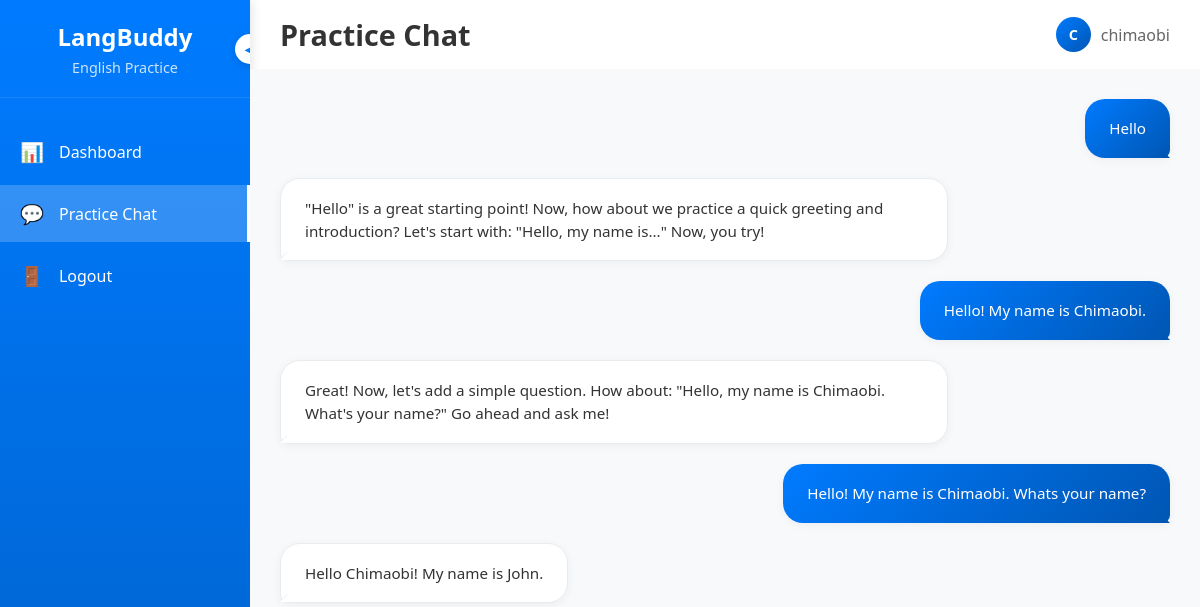
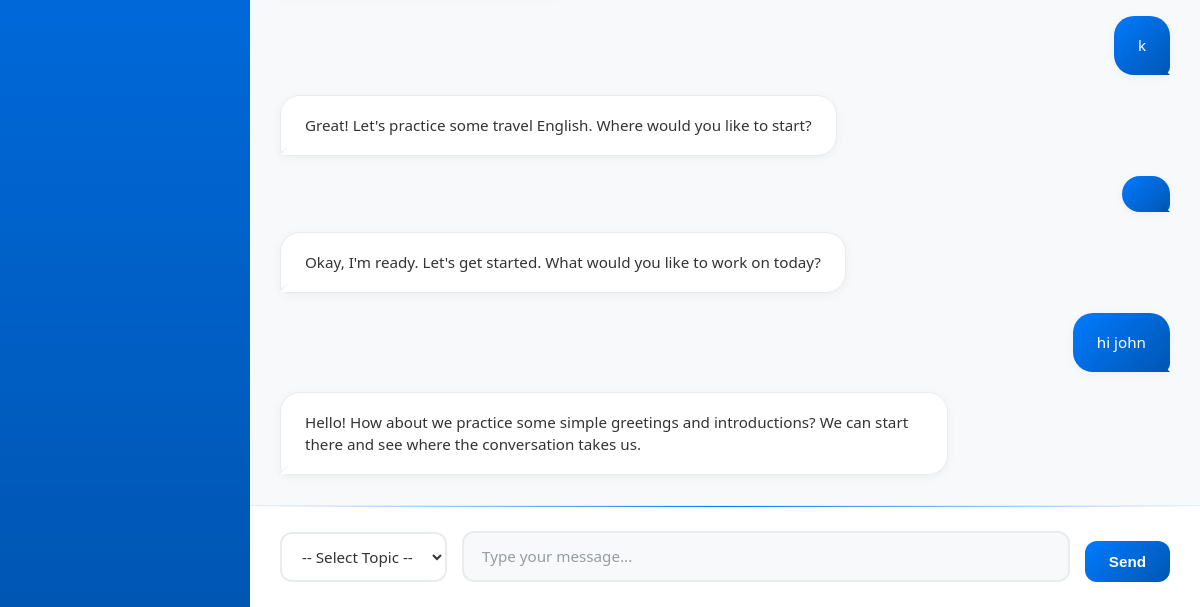
The app's page /chat/ (signed in), older data (2 pictures, top to bottom).
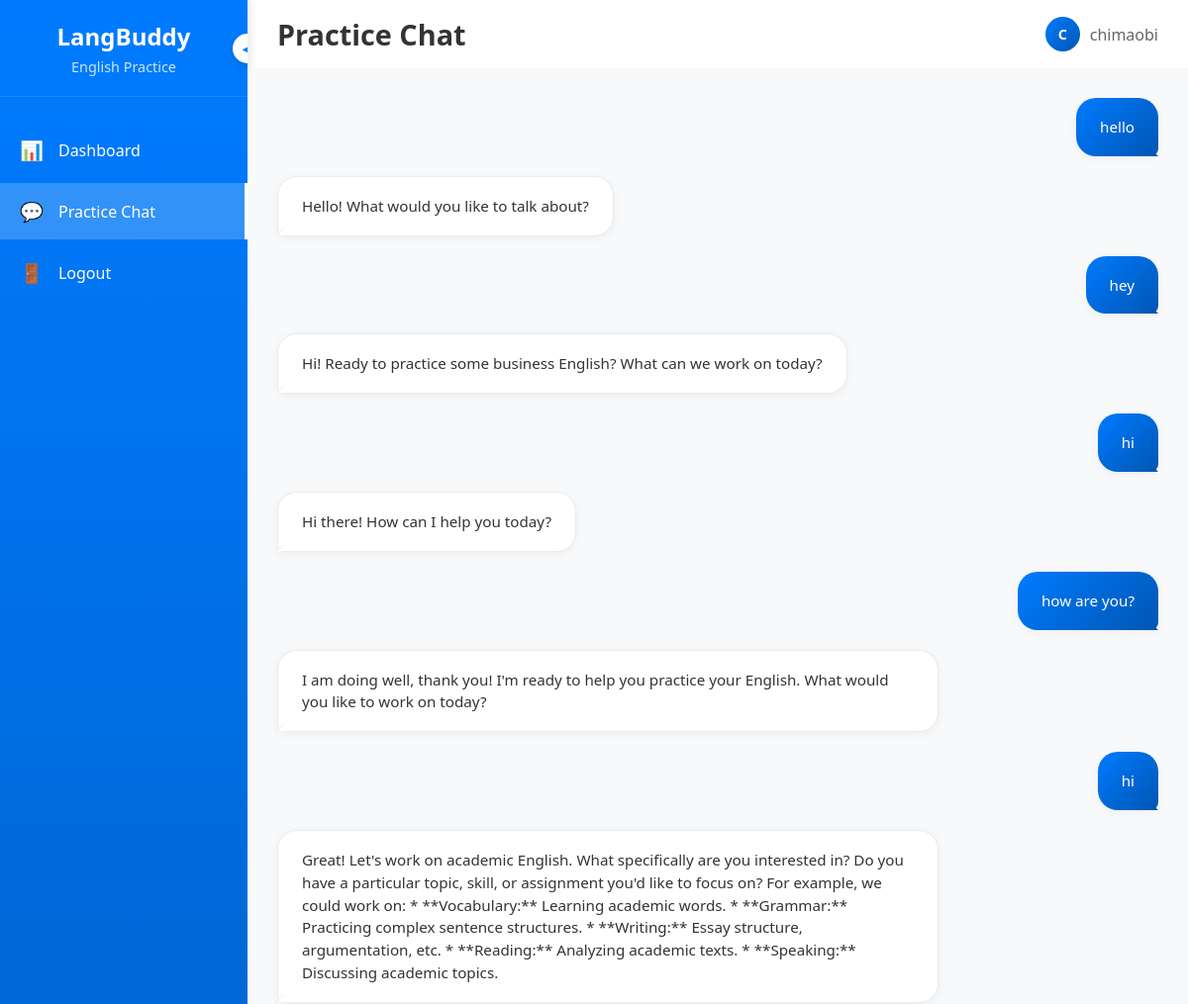
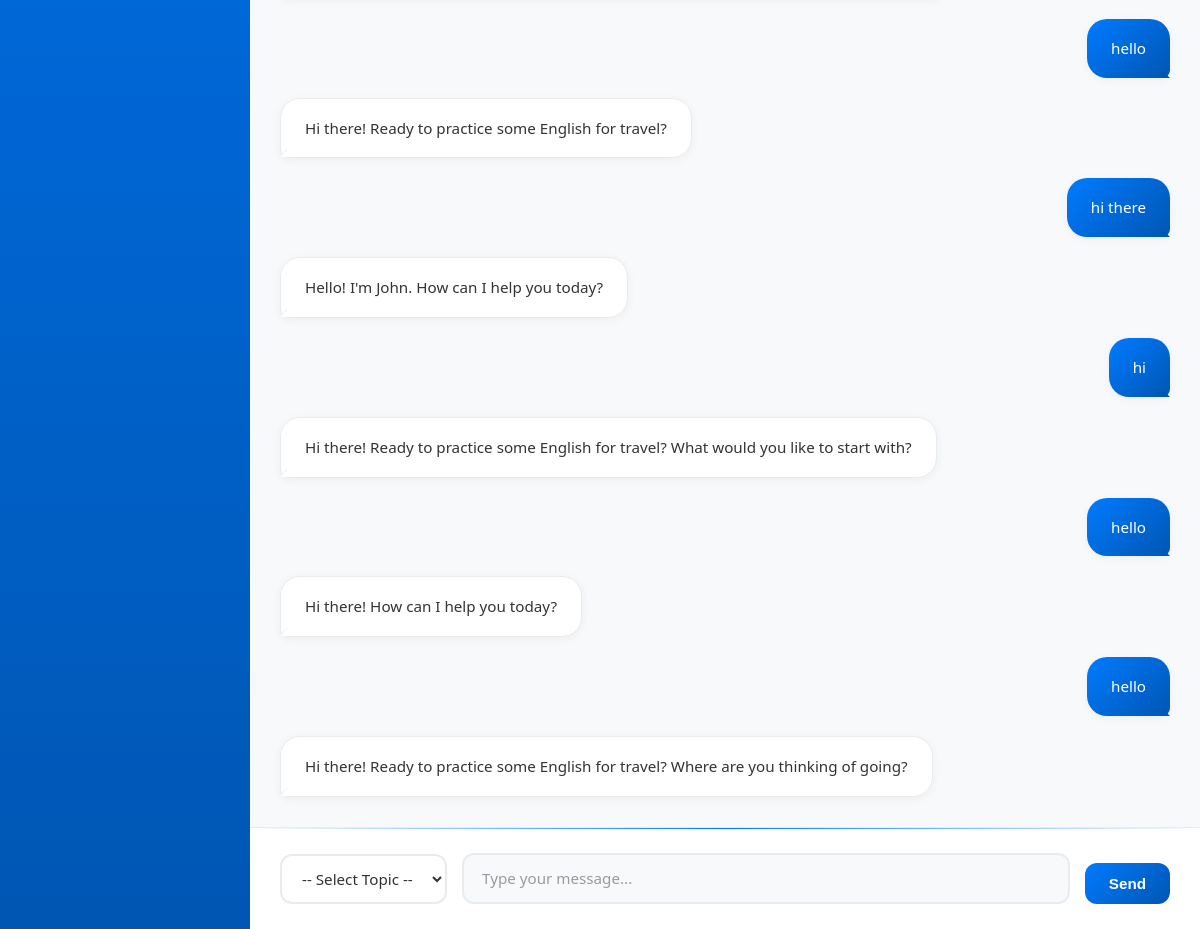
The same page, newer data (2 pictures, top to bottom).
### chatbot/models.py (models this page shows, shortened)
class Conversation(models.Model):
    CATEGORY_TOPICS = [
        ('travel', 'Travel'),
        ('business', 'Business'),
        ('academic', 'Academic'),
        ('conversational', 'Conversational')
    ]
    user = models.ForeignKey(User, on_delete=models.CASCADE, null=True, blank=True)
    user_message = models.TextField()
    ai_reply = models.TextField()
    created_at = models.DateTimeField(auto_now_add=True)
    topics = models.CharField(max_length=20, choices=CATEGORY_TOPICS, null=True, blank=True)

### chatbot/views.py (the view)
# urls.py: path('chat/', views.chat_view, name="chat_view"),
@login_required
def chat_view(request):
    selected_topic = request.session.get("selected_topic")
    if selected_topic:
        chats = Conversation.objects.filter(
            user=request.user,
            topics=selected_topic
        ).order_by('-created_at')[:10]
    else:
        chats = Conversation.objects.filter(
            user=request.user
            ).order_by('-created_at')[:10]
    chats = chats[::-1]
    return render(request, 'chat.html', {
        "chats": chats,
        "topics": selected_topic
        })

### chatbot/templates/chat.html (shortened to what this page needs)
{% load static %}
<!DOCTYPE html>
<html lang="en">
<head>
    <link rel="stylesheet" href="{% static 'assets/css/chat.css' %}">
</head>
<body>
    <div class="app-container">
        <nav class="sidebar" id="sidebar">
            <div class="sidebar-header">
                <button class="toggle-btn" onclick="toggleSidebar()">
                    <span id="toggle-icon">◀</span>
                </button>
                <h2 class="app-title">LangBuddy</h2>
                <p class="app-subtitle">English Practice</p>
            </div>
            <ul class="nav-menu">
                <li class="nav-item">
                    <a href="{% url 'dashboard' %}" class="nav-link">
                        <span class="nav-icon">📊</span>
                        <span class="nav-text">Dashboard</span>
                    </a>
                </li>
                <li class="nav-item">
                    <a href="#" class="nav-link active">
                        <span class="nav-icon">💬</span>
                        <span class="nav-text">Practice Chat</span>
                    </a>
                </li>
                <li class="nav-item">
                    <a href="#" class="nav-link" onclick="document.getElementById('logout-form').submit(); return false;">
                        <span class="nav-icon">🚪</span>
                        <span class="nav-text">Logout</span>
                    </a>
                </li>
            </ul>
        </nav>
        <main class="main-content">
            <header class="top-header">
                <div class="header-left">
                    <h1 class="page-title">Practice Chat</h1>
                </div>
                <div class="user-info">
                    <div class="user-avatar">{{ user.username.0|upper }}</div>
                    <span>{{ user.username }}</span>
                </div>
            </header>
            <div class="chat-container">
                <div id="chat-box" class="chat-box">
                    {% for chat in chats %}
                        <div class="message user">{{ chat.user_message }}</div>
                        <div class="message ai">{{ chat.ai_reply }}</div>
                    {% endfor %}
                </div>
                <form id="chat-form" class="chat-form">
                    <select id="topic-select" name="topics" required>
                        <option value="" disabled {% if not topics %}selected{% endif %}>-- Select Topic --</option>
                    </select>
                    <textarea id="chat-message" placeholder="Type your message..." rows="1" required></textarea>
                    <button id="send-btn" type="submit" disabled>Send</button>
                </form>
            </div>
        </main>
    </div>
</body>
</html>

Row changes from the older to the newer data that the page shows:
removed Conversation: user_message "Hello", ai_reply "\"Hello\" is a great starting point! Now, how about we practice a quick greeting and introduction? Let's start with: \"Hello, my name is...\" Now, you try!"
removed Conversation: user_message "Hello! My name is Chimaobi.", ai_reply "Great! Now, let's add a simple question. How about: \"Hello, my name is Chimaobi. What's your name?\" Go ahead and ask me!"
removed Conversation: user_message "Hello! My name is Chimaobi. Whats your name?", ai_reply "Hello Chimaobi! My name is John."
removed Conversation: user_message "k", ai_reply "Great! Let's practice some travel English. Where would you like to start?"
removed Conversation: ai_reply "Okay, I'm ready. Let's get started. What would you like to work on today?"
removed Conversation: user_message "hi john", ai_reply "Hello! How about we practice some simple greetings and introductions? We can start there and see where the conversation takes us."
added Conversation: user_message "hello", ai_reply "Hello! What would you like to talk about?"
added Conversation: user_message "hey", ai_reply "Hi! Ready to practice some business English? What can we work on today?"
added Conversation: user_message "hi", ai_reply "Hi there! How can I help you today?"
added Conversation: user_message "how are you?", ai_reply "I am doing well, thank you! I'm ready to help you practice your English. What would you like to work on today?"
added Conversation: user_message "hi", ai_reply "Great! Let's work on academic English. What specifically are you interested in? Do you have a particular topic, skill, or assignment you'd like to focus on? For example, we could work on: * **Vocabulary:** Learning academic words. * **Grammar:** Practicing complex sentence structures. * **Writing:** Essay structure, argumentation, etc. * **Reading:** Analyzing academic texts. * **Speaking:** Discussing academic topics."
added Conversation: user_message "hello", ai_reply "Hi there! Ready to practice some English for travel?"
added Conversation: user_message "hi there", ai_reply "Hello! I'm John. How can I help you today?"
added Conversation: user_message "hi", ai_reply "Hi there! Ready to practice some English for travel? What would you like to start with?"
added Conversation: user_message "hello", ai_reply "Hi there! How can I help you today?"
added Conversation: user_message "hello", ai_reply "Hi there! Ready to practice some English for travel? Where are you thinking of going?"
